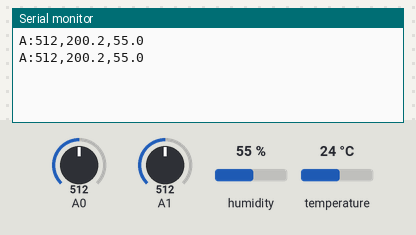
A sketch run on a simulated Arduino Uno, built with avr-gcc and run on an emulated ATmega328P. On the bench: the last lines printed to the serial monitor. The inputs (shaded band) are chosen by the test bench; at power-on: humidity 55 %, A0 = 512, A1 = 512, temperature 24 °C.

Above: at 2.8 s.
2.9 s: humidity set to 22 %
At 5.3 s:
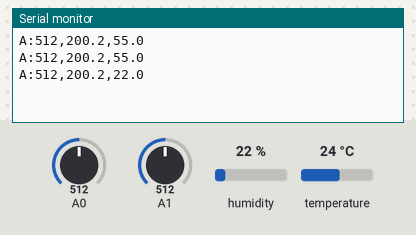
5.6 s: A0 set to 716
At 7.3 s:
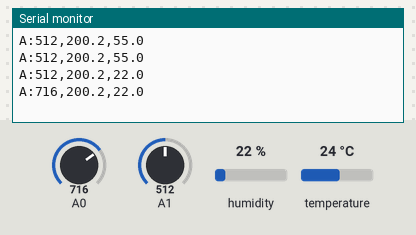
8.3 s: A1 set to 716
At 8.3 s:
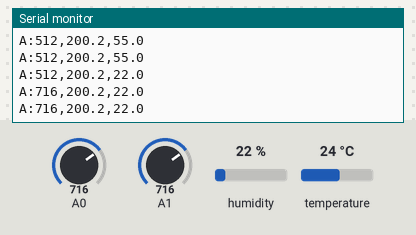
11.0 s: humidity set to 40 %
At 13.0 s:
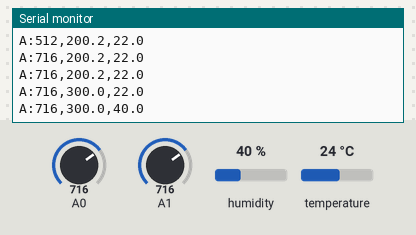
13.7 s: A0 set to 992
At 14.9 s:
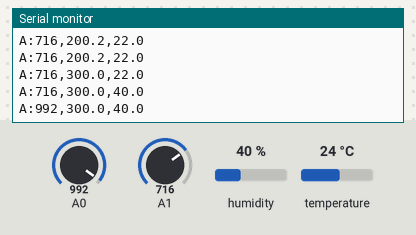
16.4 s: A1 set to 992
At 16.8 s:
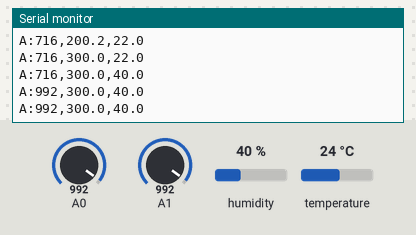
Timing chart, 0 to 19.4 s (numbered marks = the images above; inputs shaded):
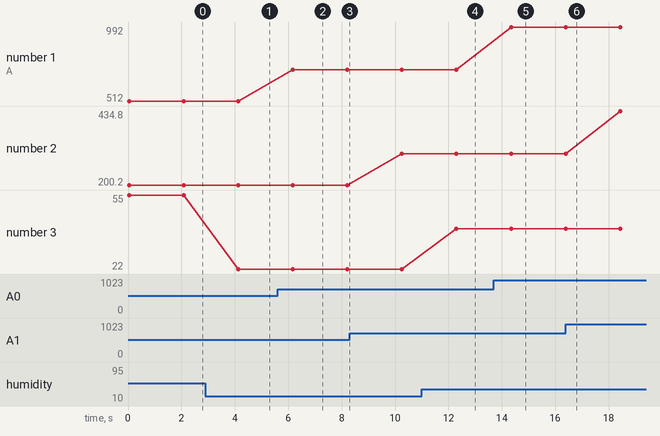

The sketch:

sensor.ino
```cpp
#include <DHT.h>
#include <DHT_U.h>
#include <SoftwareSerial.h>

#define DHT11_PIN 7

// Define TX pin (3) and a valid RX pin (you can use 255 if you don't need RX)
SoftwareSerial softSerial(255, 3); // (RX, TX) - using 255 means we don't need to receive

DHT dht(DHT11_PIN, DHT11);  // Initialize DHT object

void setup() {
    Serial.begin(9600);
    softSerial.begin(9600);
    dht.begin();  // Initialize DHT sensor
}

void loop() {
    int lightValue = analogRead(A0);
    int tempValue = analogRead(A1);

    // Read humidity from DHT sensor
    float humidity = dht.readHumidity();
    String humidityString = String(humidity, 1);

    // Read temperature from DHT sensor (more reliable than analog conversion)
    float temperature = dht.readTemperature();  // Temperature in Celsius

    // If you still want to use the analog temperature:
    float analogTemp = ((tempValue * (5.0 / 1023.0)) - 0.5) * 100;
    String tempString = String(analogTemp, 1);

    // Send data through software serial
    softSerial.print("A:");
    softSerial.print(lightValue);
    softSerial.print(",");
    softSerial.print(tempString); // Using DHT temperature
    softSerial.print(",");
    softSerial.println(humidityString);

    // Debug output to serial monitor
    Serial.print("A:");
    Serial.print(lightValue);
    Serial.print(",");
    Serial.print(tempString);
    Serial.print(",");
    Serial.println(humidityString);

    delay(2000);
}
```

Measured:
- after the input at 2.9 s, the serial monitor: prints a new line after 1.2 s (image 1)
- after the input at 5.6 s, the serial monitor: prints a new line after 0.57 s (image 2)
- after the input at 11.0 s, the serial monitor: prints a new line after 1.3 s (image 4)
- after the input at 13.7 s, the serial monitor: prints a new line after 0.65 s (image 5)
- plotted number 1: 512 → 716 after the input at 5.6 s, 716 → 992 after the input at 13.7 s
- plotted number 2: 200.2 → 300 after the input at 8.3 s, 300 → 434.8 after the input at 16.4 s
- plotted number 3: 55 → 22 after the input at 2.9 s, 22 → 40 after the input at 11.0 s
